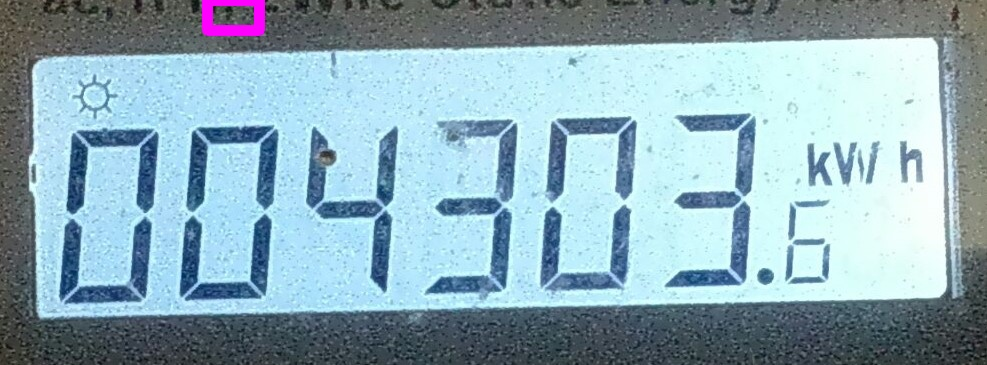
#> input picture src/Image Processing/Results/image_48/48_bb.jpg, 987 x 365 px, given as the content of the folder ers/HP/Desktop/Projects/Tarp Project/RAW IMAGES/1)Day Light/, which was not available
$ python meter_reading_processing.py
#> lines starting #> are read from the running program, lines starting #| are printed output that depends on the picture; after the words box and inside, x2 and y2 are one past the last pixel; in counts of white or black regions, pixels touching at a corner belong together; pictures that were not available may be replaced by others from this repository, and a replacement may not be noted

# coding: utf-8

import os
import cv2
import numpy as np
from PIL import Image
import requests
import imutils
import json

path = r"C:\Users\HP\Desktop\Projects\Tarp Project\RAW IMAGES\1)Day Light\\"

files = [file for file in os.listdir(path) if file.endswith('.jpg')]

print(sorted(files))


def meter_disp_segment(img_path):

#> called with img_path = '48_bb.jpg'
    imgArr_o = cv2.imread(path + img_path)
#> imgArr_o is the input picture: shape (365, 987, 3); mean B, G, R 183.9, 171.9, 142.1
    imgArr = cv2.cvtColor(imgArr_o, cv2.COLOR_BGR2HSV)
#> imgArr: shape (365, 987, 3); mean H, S, V 92.4, 62, 184.8
    roi_lower = np.array([40, 25, 0])
    roi_upper = np.array( [80, 255, 255])
    mask = cv2.inRange(imgArr, roi_lower, roi_upper)
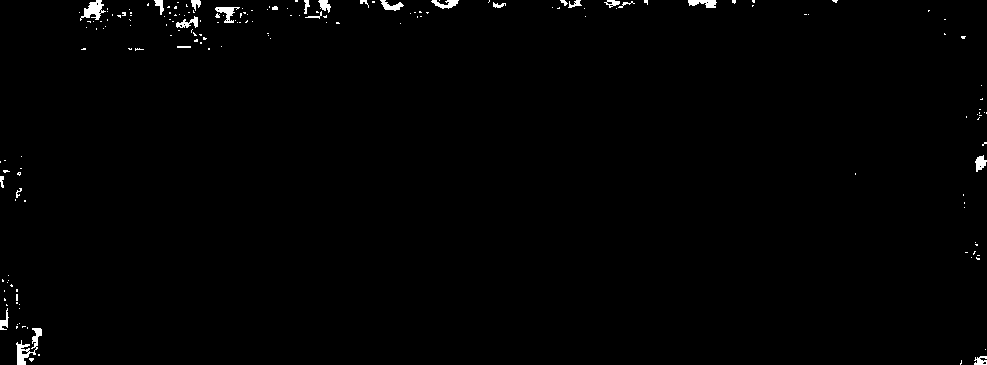
#> mask: shape (365, 987); 0.8% white; 177 white regions (152 under 20 px)

    imgArr = cv2.bitwise_and(imgArr_o,imgArr_o, mask= mask)

    contours = cv2.findContours(mask, cv2.RETR_TREE, cv2.CHAIN_APPROX_SIMPLE)
#> contours = 193 contours, 174 with area under 20; largest, box (x1, y1, x2, y2) and area: (16, 328, 42, 365) 268, (80, 0, 106, 21) 214, (215, 7, 240, 23) 130, (688, 0, 717, 8) 121, (431, 0, 459, 9) 102
    contours = imutils.grab_contours(contours)
    contours = sorted(contours, key=lambda x: cv2.contourArea(x), reverse=True)

    for cnt in contours:
        (x, y, w, h) = cv2.boundingRect(cnt)
        wbuffer = 0.75 * w
        hbuffer = 0.1 * h
        imgArr_ext = imgArr_o[y:y + h + int(hbuffer), x:x + w + int(wbuffer)]

        imgArr_ext_gray = cv2.cvtColor(imgArr_ext, cv2.COLOR_BGR2GRAY)
        imgArr_ext_pp = cv2.adaptiveThreshold(imgArr_ext_gray, 255, cv2.ADAPTIVE_THRESH_GAUSSIAN_C, cv2.THRESH_BINARY, 199, 5)
        imgArr_ext_pp = cv2.medianBlur(imgArr_ext_pp, 13)
        cv2.rectangle(imgArr_o, (x, y), (x + w + int(wbuffer), y + h + int(hbuffer)), (255, 0, 255), 10)

        break
#> this loop made 1 pass
#> (x, y, w, h, wbuffer, hbuffer) on pass 1: (16, 328, 26, 37, 19.5, 3.7)
#> pass 1, in meter_disp_segment, `imgArr_ext = imgArr_o[y:y + h + int(hbuffer), x:x + w + int(wbuffer)]`:
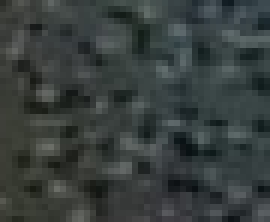
#> imgArr_ext: shape (37, 45, 3) (shown 6 times larger); mean B, G, R 61.3, 62.7, 55.8
#> pass 1, in meter_disp_segment, `imgArr_ext_pp = cv2.adaptiveThreshold(imgArr_ext_gray, 255, cv2.ADAPTI..`:
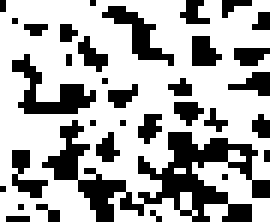
#> imgArr_ext_pp: shape (37, 45) (shown 6 times larger); 67.3% white; black in thin lines or dots
#> pass 1, in meter_disp_segment, `imgArr_ext_pp = cv2.medianBlur(imgArr_ext_pp, 13)`:
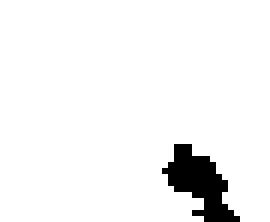
#> imgArr_ext_pp: shape (37, 45) (shown 6 times larger); 95.1% white; 1 black region, box (x1, y1, x2, y2) and area: (27, 24, 40, 37) 82
#> after the loop:
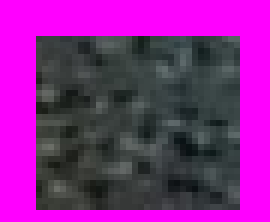
#> imgArr_ext: shape (37, 45, 3) (shown 6 times larger); mean B, G, R 140.2, 36.9, 136.7
#> after the loop:
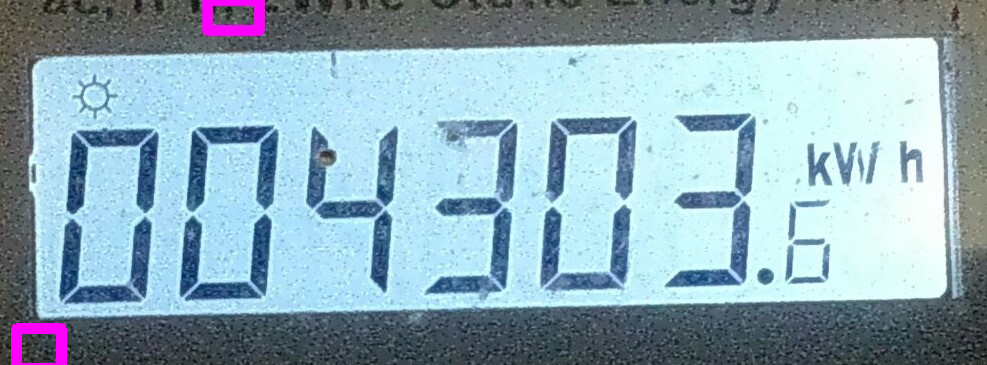
#> imgArr_o: shape (365, 987, 3); 0.37% of pixels changed, all inside (x1, y1, x2, y2) = (11, 323, 67, 365)


    cv2.imwrite(img_path.split('.')[0] + '_ext.jpg', imgArr_ext)
    cv2.imwrite(img_path.split('.')[0] + '_mask.jpg', mask)
    cv2.imwrite(img_path.split('.')[0] + '_bb.jpg', imgArr_o)
    cv2.imwrite(img_path.split('.')[0] + '_pp.jpg', imgArr_ext_pp)
    print("Processing of " + img_path + '--> DONE')


for meter in files:
    meter_disp_segment(meter)


def ocr_space_file(filename, overlay=True, api_key='2e82c5d28988957', language='eng'):

	payload = {'isOverlayRequired': overlay,
	           'apikey': api_key,
	           'language': language,
	           'OCREngine':1
	           }
#> (the run stopped early here; a loop or call above may not have finished)
